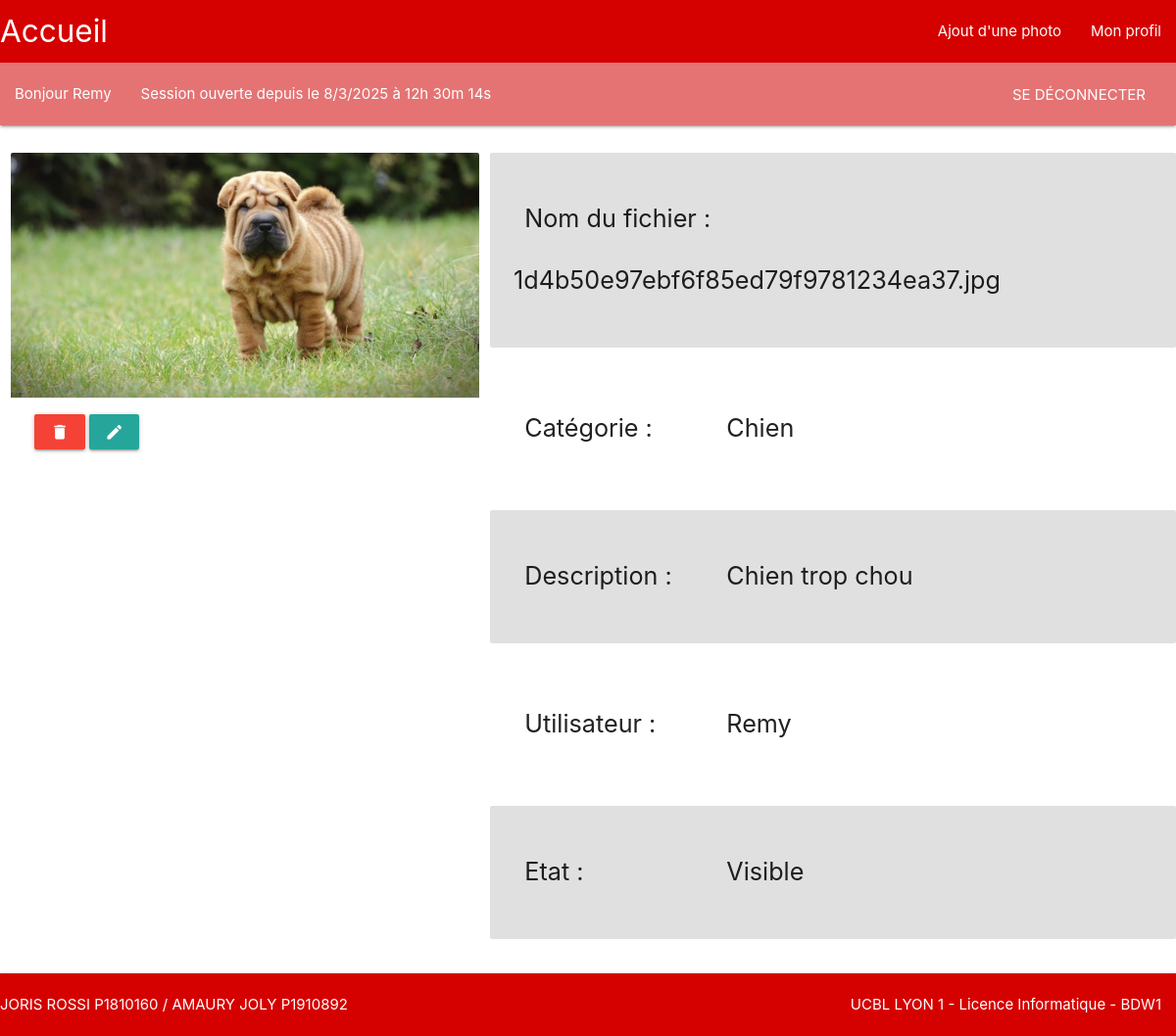
The app's page /?page=detail_photo&photo=1d4b50e97ebf6f85ed79f9781234ea37.jpg (signed in) with its own data.
### tables this page shows
CREATE TABLE `photo` (
  `photoID` int(11) NOT NULL,
  `nomFich` varchar(50) DEFAULT NULL,
  `description` varchar(250) DEFAULT NULL,
  `catID` int(11) DEFAULT NULL,
  `userID` int(11) DEFAULT NULL,
  `is_cacher` tinyint(1) DEFAULT 0
);

CREATE TABLE `categorie` (
  `cat_id` int(11) NOT NULL,
  `nomCat` varchar(50) DEFAULT NULL
);

CREATE TABLE `utilisateur` (
  `utilisateurID` int(11) NOT NULL,
  `pseudo` varchar(50) DEFAULT NULL,
  `hash_mdp` varchar(50) DEFAULT NULL,
  `is_admin` tinyint(1) DEFAULT 0
);

### index.php (called while the page is built, shortened)
<?php
if (isset($_GET['page'])) {
    $page = htmlspecialchars($_GET['page']);
} else
    $page = 'accueil';
require_once(PATH_CONTROLLERS . $page . '.php');

### models/m_photo.php (called while the page is built, shortened)
<?php
function getPhoto($link, $nomPhoto) {
    $sql = "select  nomFich, pseudo, nomCat, description, is_cacher from photo
                join utilisateur u on photo.userID = u.utilisateurID
                join categorie c on photo.catID = c.cat_id
                where nomFich like '$nomPhoto';";
    $rslt = executeQuery($link, $sql);
    $arr_rslt = array();
    $res = mysqli_fetch_assoc($rslt);
    $arr_rslt['nomFich'] = $res['nomFich'];
    $arr_rslt['categorie'] = $res['nomCat'];
    $arr_rslt['utilisateur'] = $res['pseudo'];
    $arr_rslt['description'] = $res['description'];
    if($res['is_cacher'] == 0)
        $arr_rslt['cache'] = 'Visible';
    else
        $arr_rslt['cache'] = 'Caché';
    return $arr_rslt;
}

### models/m_bd.php (called while the page is built, shortened)
<?php
function executeQuery($link, $query)
{
    $resultat = mysqli_query($link, $query);
    if(!(is_bool($resultat)) && mysqli_num_rows($resultat) != 0)
        return $resultat;
    else
        return false;
}
?>

### views/v_detail_photo.php (the view, shortened to what this page needs)
        <div class="row">
            <div class="col s5">
                <div class="card z-depth-0">
                    <div class="card-image">
                        <img class="responsive-img" src="<?php echo  PATH_IMAGES . $photo['nomFich'] ?>">
                    </div>
<?php if ($is_legitime)
        echo '
                    <div class="card-action">
                        <div clas="right">
                            <a class="btn red" href="./?del_img=' . $photo['nomFich'] . '"><i class="material-icons">delete</i></a>
                            <a class="btn" href="./?page=detail_photo&photo='.$photo['nomFich'].'&edit=true"><i class="material-icons">edit</i></a>
                        </div>
                    </div>';?>
                </div>
            </div>
            <div class="col s7">
                <div class="row card-panel z-depth-0 grey lighten-2">
                    <div class="col s4">
                        <p class="flow-text">Nom du fichier : </p>
                    </div>
                    <div class="">
                        <p class="flow-text"><?php echo $photo['nomFich'] ?></p>
                    </div>
                </div>
                <div class="row card-panel z-depth-0 ">
                    <div class="col s4">
                        <p class="flow-text">Catégorie : </p>
                    </div>
                    <div class="">
                        <p class="flow-text"><?php echo $photo['categorie'] ?></p>
                    </div>
                </div>
                <div class="row card-panel z-depth-0 grey lighten-2"">
                    <div class="col s4">
                        <p class="flow-text">Description : </p>
                    </div>
                    <div class="">
                        <p class="flow-text"><?php echo $photo['description'] ?></p>
                    </div>
                </div>
                <div class="row card-panel z-depth-0 ">
                    <div class="col s4">
                        <p class="flow-text">Utilisateur : </p>
                    </div>
                    <div class="">
                        <p class="flow-text"><?php echo $photo['utilisateur'] ?></p>
                    </div>
                </div>
                <div class="row card-panel z-depth-0 grey lighten-2"">
                    <div class="col s4">
                        <p class="flow-text">Etat : </p>
                    </div>
                    <div class="">
                        <p class="flow-text"><?php echo $photo['cache'] ?></p>
                    </div>
                </div>
            </div>
        </div>

### records on screen
photo: nomFich (picture), nomFich "1d4b50e97ebf6f85ed79f9781234ea37.jpg", catID.nomCat "Chien", description "Chien trop chou", userID.pseudo "Remy"

### other values on screen
$_SESSION['pseudo'] "Remy"
$timer_day "8"
$timer_month "3"
$timer_year "2025"
$timer_hour "12"
$timer_min "30"
$timer_sec "14"
$photo['cache'] "Visible"
AUTEUR "JORIS ROSSI P1810160 / AMAURY JOLY P1910892"
ORGANISATION "UCBL LYON 1 - Licence Informatique - BDW1"
